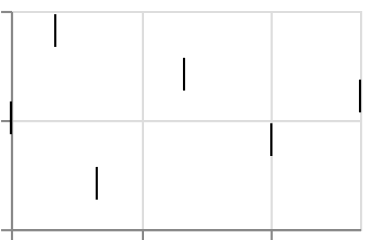

The Vega-Lite source for this figure:
### Vega-Lite specification from a JSON file in a GitHub repository (floating-point values rounded to 4 significant figures)
{"$schema": "https://vega.github.io/schema/vega-lite/v6.json", "padding": 5, "autosize": "none", "data": {"values": [{"c": "A", "g": "p", "x": 1, "v": 3.8, "lo": 3, "hi": 8, "e": 0.5, "t": "2024-01-05"}, {"c": "A", "g": "p", "x": 1, "v": 5.1, "lo": 3, "hi": 8, "e": 0.8, "t": "2024-01-15"}, {"c": "A", "g": "p", "x": 1, "v": 6.4, "lo": 3, "hi": 8, "e": 1.1, "t": "2024-01-25"}, {"c": "A", "g": "q", "x": 2, "v": 7.8, "lo": 7, "hi": 12, "e": 0.5, "t": "2024-02-05"}, {"c": "A", "g": "q", "x": 2, "v": 9.1, "lo": 7, "hi": 12, "e": 0.8, "t": "2024-02-15"}, {"c": "A", "g": "q", "x": 2, "v": 10.4, "lo": 7, "hi": 12, "e": 1.1, "t": "2024-02-25"}, {"c": "B", "g": "p", "x": 3, "v": 0.8, "lo": 0, "hi": 5, "e": 0.5, "t": "2024-03-05"}, {"c": "B", "g": "p", "x": 3, "v": 2.1, "lo": 0, "hi": 5, "e": 0.8, "t": "2024-03-15"}, {"c": "B", "g": "p", "x": 3, "v": 3.4, "lo": 0, "hi": 5, "e": 1.1, "t": "2024-03-25"}, {"c": "B", "g": "q", "x": 4, "v": 5.8, "lo": 5, "hi": 10, "e": 0.5, "t": "2024-05-05"}, {"c": "B", "g": "q", "x": 4, "v": 7.1, "lo": 5, "hi": 10, "e": 0.8, "t": "2024-05-15"}, {"c": "B", "g": "q", "x": 4, "v": 8.4, "lo": 5, "hi": 10, "e": 1.1, "t": "2024-05-25"}, {"c": "C", "g": "p", "x": 5, "v": 2.8, "lo": 2, "hi": 7, "e": 0.5, "t": "2024-07-05"}, {"c": "C", "g": "p", "x": 5, "v": 4.1, "lo": 2, "hi": 7, "e": 0.8, "t": "2024-07-15"}, {"c": "C", "g": "p", "x": 5, "v": 5.4, "lo": 2, "hi": 7, "e": 1.1, "t": "2024-07-25"}, {"c": "C", "g": "q", "x": 6, "v": 4.8, "lo": 4, "hi": 9, "e": 0.5, "t": "2024-09-05"}, {"c": "C", "g": "q", "x": 6, "v": 6.1, "lo": 4, "hi": 9, "e": 0.8, "t": "2024-09-15"}, {"c": "C", "g": "q", "x": 6, "v": 7.4, "lo": 4, "hi": 9, "e": 1.1, "t": "2024-09-25"}]}, "width": 160, "height": 100, "mark": "errorbar", "encoding": {"x": {"field": "t", "type": "temporal", "timeUnit": "month"}, "y": {"field": "v", "type": "quantitative"}}}
